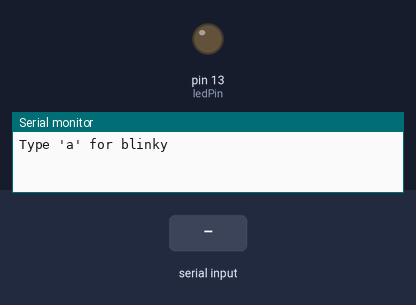
Simulated run of this sketch. Board: Arduino Uno, built with avr-gcc and run on an emulated ATmega328P. Shown: output pins drawn as LEDs (lit = HIGH), the last lines printed to the serial monitor. The inputs (shaded band) are chosen by the test bench.

Above: at 1.2 s.
1.3 s: "a" received over Serial
At 1.6 s:
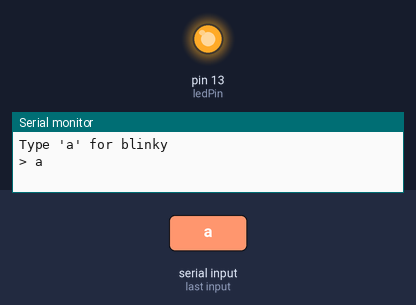
2.8 s: "1" received over Serial
At 3.9 s:
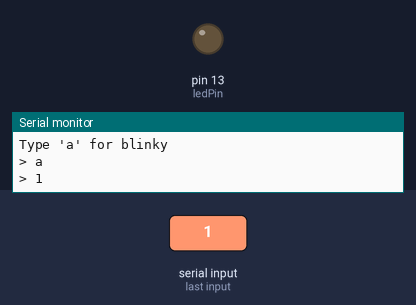
Timing chart, 0 to 5.8 s (numbered marks = the images above; inputs shaded):
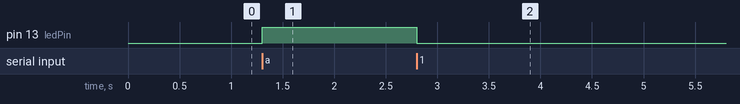

Measured:
- after the input at 1.3 s, pin 13 (ledPin): LOW → HIGH at once
- after the input at 2.8 s, pin 13 (ledPin): HIGH → LOW at once

The sketch:

Assignment_3.ino
```cpp
int incomingByte = 0;
int ledPin = 13;
void setup() {
  // put your setup code here, to run once:
  Serial.begin(9600);
  pinMode(ledPin, OUTPUT);
  Serial.println("Type 'a' for blinky");
}
void loop() {
  // put your main code here, to run repeatedly:
  if (Serial.available() > 0){
    incomingByte = Serial.read();
    Serial.print("> ");
    Serial.write(incomingByte);
    Serial.println("");
    if (incomingByte == 'a'){
      digitalWrite(ledPin, HIGH);
    } else {
      digitalWrite(ledPin, LOW);
    }
  }
}
```
